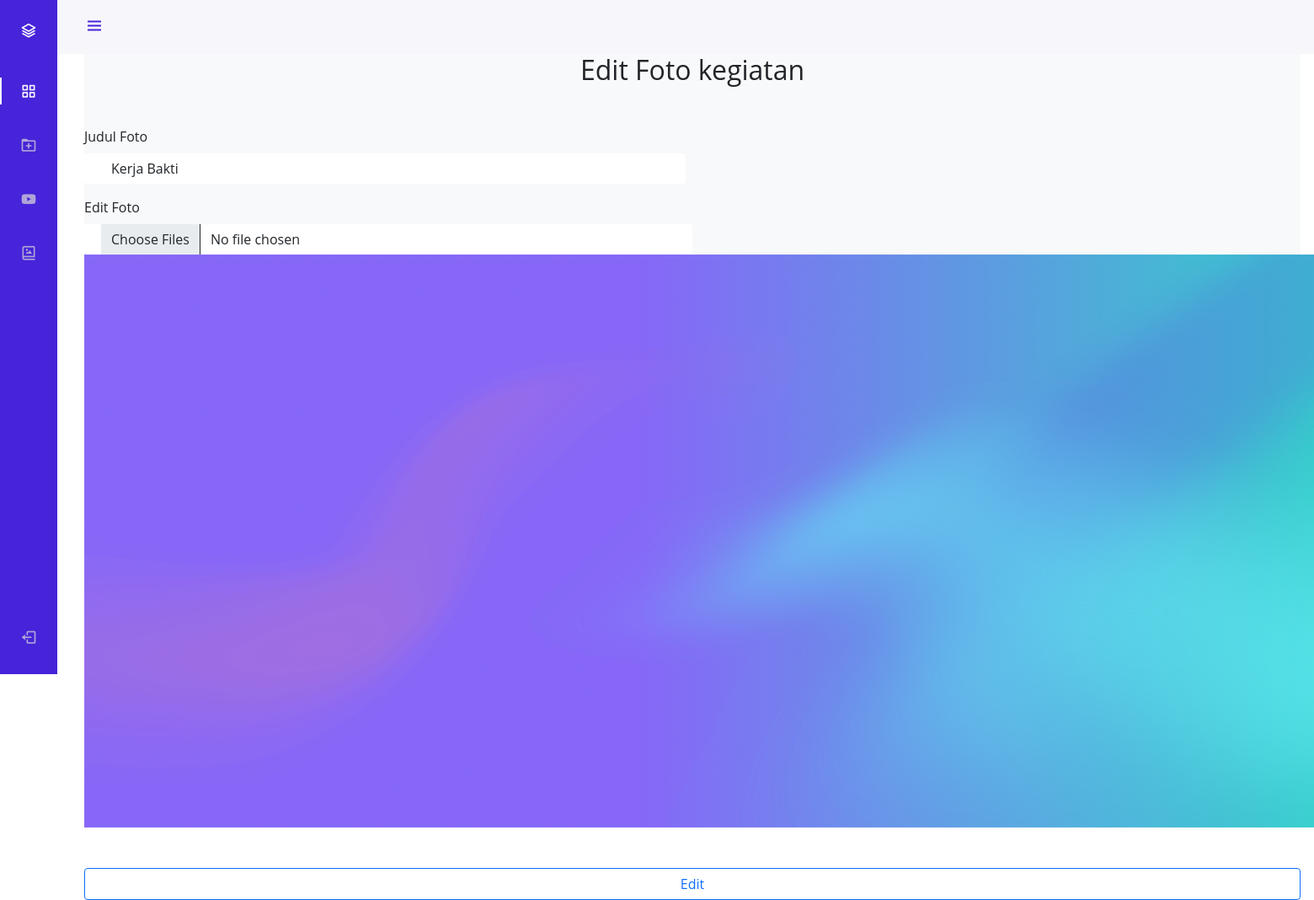
Page /admin/edit3.php?id=4 (signed in) on the committed database.
### tables this page shows
CREATE TABLE `data_foto` (
  `id` int(100) NOT NULL,
  `judul` varchar(100) NOT NULL,
  `foto` varchar(100) NOT NULL
);

### admin/functions.php (called while the page is built, shortened)
<?php
$koneksidb = mysqli_connect("localhost", "root", "", "rw02");
function query($query) {
	global $koneksidb;
	$result = mysqli_query($koneksidb, $query);
	$rows = [];
	while( $row = mysqli_fetch_assoc($result) ) {
		$rows[] = $row;
	}
	return $rows;
}
?>

### admin/edit3.php (the view, shortened to what this page needs)
<?php
require 'functions.php';
$id = $_GET["id"];
$datafto = query("SELECT * FROM data_foto WHERE id = $id")[0];
?>
<!DOCTYPE html>
<html lang="en">
<head>
    <link rel="stylesheet" href="https://cdn.jsdelivr.net/npm/boxicons@latest/css/boxicons.min.css">
    <link rel="stylesheet" href="../asset/css/bootstrap.min.css">
    <link rel="stylesheet" href="../asset/fontawesome-5-pro/css/all.min.css">
    <link rel="stylesheet" href="style.css">
</head>
<body id="body-pd">
<header class="header" id="header">
        <div class="header_toggle"><i class='bx bx-menu' id="header-toggle"></i></div>
        <div class="header_img"><img src="https://i.imgur.com/hczKIze.jpg" alt=""></div>
</header>
<div class="l-navbar" id="nav-bar">
    <nav class="nav">
        <div>
            <a href="#" class="nav_logo"><i class='bx bx-layer nav_logo-icon'></i> <span class="nav_logo-name">Selamat Datang</span></a>
        <div class="nav_list">
            <a href="index.php" class="nav_link active"><i class='bx bx-grid-alt nav_icon'></i><span class="nav_name">Dashboard</span></a>
            <a href="tambah.php" class="nav_link"><i class='bx bx-folder-plus nav_icon'></i><span class="nav_name">Tambah Data Warga</span></a>
            <a href="tambah2.php" class="nav_link"><i class='bx bxl-youtube nav_icon'></i><span class="nav_name">Tambah Link Video</span></a>
            <a href="tambah3.php" class="nav_link"><i class='bx bx-photo-album nav_icon'></i><span class="nav_name">Tambah Foto</span></a>
        </div>
        </div>
        <a href="logout.php" class="nav_link"><i class='bx bx-log-out nav_icon'></i> <span class="nav_name">Keluar</span></a>
        </nav>
    </div>
<div class="height-100 bg-light">
    <h2 class="text-center mb-5">Edit Foto kegiatan</h2>
    <form class="row g-3" action="" method="post" enctype="multipart/form-data">
    <div class="col-md-6">
            <label for="judul" class="form-label">Judul Foto</label>
            <input type="text" class="form-control" name="judul" id="judul" value="<?= $datafto["judul"]; ?>">
        </div>
        <div class="col-12">
            <div class="col-md-6">
                <label for="foto" class="form-label">Edit Foto</label>
                <input class="form-control" type="file" name="foto" id="foto" multiple>
            </div>
            <div class="col-md-6">
                <img src="img/<?= $datafto["foto"]; ?>" alt="">
            </div>
        </div>
        <div class="col-12 d-grid gap-2 mt-5">
            <button type="submit" name="submit" class="btn btn-outline-primary">Edit</button>
        </div>
    </form>
</div>

### admin/style.css (style rules this page uses)
:root { --header-height: 3rem; --nav-width: 68px; --first-color: #4723D9; --first-color-light: #AFA5D9; --white-color: #F7F6FB; --body-font: 'Nunito', sans-serif; --normal-font-size: 1rem; --z-fixed: 100 }
body { position: relative; margin: var(--header-height) 0 0 0; padding: 0 1rem; font-family: var(--body-font); font-size: var(--normal-font-size); transition: .5s }
a { text-decoration: none }
.header { width: 100%; height: var(--header-height); position: fixed; top: 0; left: 0; display: flex; align-items: center; justify-content: space-between; padding: 0 1rem; background-color: var(--white-color); z-index: var(--z-fixed); transition: .5s }
.header_toggle { color: var(--first-color); font-size: 1.5rem; cursor: pointer }
.header_img { width: 35px; height: 35px; display: flex; justify-content: center; border-radius: 50%; overflow: hidden }
.header_img img { width: 40px }
.l-navbar { position: fixed; top: 0; left: -30%; width: var(--nav-width); height: 100vh; background-color: var(--first-color); padding: .5rem 1rem 0 0; transition: .5s; z-index: var(--z-fixed) }
.nav { height: 100%; display: flex; flex-direction: column; justify-content: space-between; overflow: hidden }
.nav_logo, .nav_link { display: grid; grid-template-columns: max-content max-content; align-items: center; column-gap: 1rem; padding: .5rem 0 .5rem 1.5rem }
.nav_logo { margin-bottom: 2rem }
.nav_logo-icon { font-size: 1.25rem; color: var(--white-color) }
.nav_link { position: relative; color: var(--first-color-light); margin-bottom: 1.5rem; transition: .3s }
.nav_icon { font-size: 1.25rem }
.active { color: var(--white-color) }
.active::before { content: ''; position: absolute; left: 0; width: 2px; height: 32px; background-color: var(--white-color) }
.height-100 { height: 100vh }
@media screen and (min-width: 768px) { body { margin: calc(var(--header-height) + 1rem) 0 0 0; padding-left: calc(var(--nav-width) + 2rem) } }
@media screen and (min-width: 768px) { .header { height: calc(var(--header-height) + 1rem); padding: 0 2rem 0 calc(var(--nav-width) + 2rem) } }
@media screen and (min-width: 768px) { .header_img { width: 40px; height: 40px } }
@media screen and (min-width: 768px) { .header_img img { width: 45px } }
@media screen and (min-width: 768px) { .l-navbar { left: 0; padding: 1rem 1rem 0 0 } }
body { font-family: 'Open Sans', sans-serif }
.form-control { border: none; padding-left: 32px }

### rows in the picture
data_foto: judul "Kerja Bakti", foto (picture)
